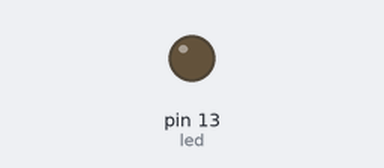
This sketch was run on a simulated Arduino Uno, built with avr-gcc and run on an emulated ATmega328P. Parts: output pins drawn as LEDs (lit = HIGH). EEPROM starts erased; what the sketch prints to the serial monitor is not drawn.

Above: at 0.05 s.
Timing chart, 0 to 3.0 s (numbered marks = the images above):
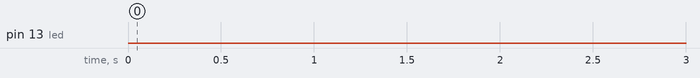

Measured:
- by itself, pin 13 (led): LOW → HIGH at 13.9 s, → LOW 0.10 s later, → HIGH 0.10 s later, → LOW 0.10 s later, … (6 changes in this stretch)

The sketch:

ResetEEPROM.ino
```cpp
#include <EEPROM.h>
const int led = LED_BUILTIN;
unsigned int bytesMem = 4096;
bool doneOnce = false;

void setup()
{
  pinMode(led, OUTPUT);
  Serial.begin(38400);
}

void loop() {
  if(!doneOnce) {
    // clear all EEPROM with null
    for(unsigned int i=0 ; i<bytesMem ; i++) {
      EEPROM.write(i,0); // write null
    }

    // init first 4 bytes with "MiTL"
    EEPROM.write(0,'M');
    EEPROM.write(1,'i');
    EEPROM.write(2,'T');
    EEPROM.write(3,'L');

    Serial.println("done!");
    flashLED();
    doneOnce = true;
  }
}

void flashLED()
{
  digitalWrite(led, HIGH);
  delay(100);

  digitalWrite(led, LOW);
  delay(100);

  digitalWrite(led, HIGH);
  delay(100);

  digitalWrite(led, LOW);
  delay(100);

  digitalWrite(led, HIGH);
  delay(100);

  digitalWrite(led, LOW);
}
```
